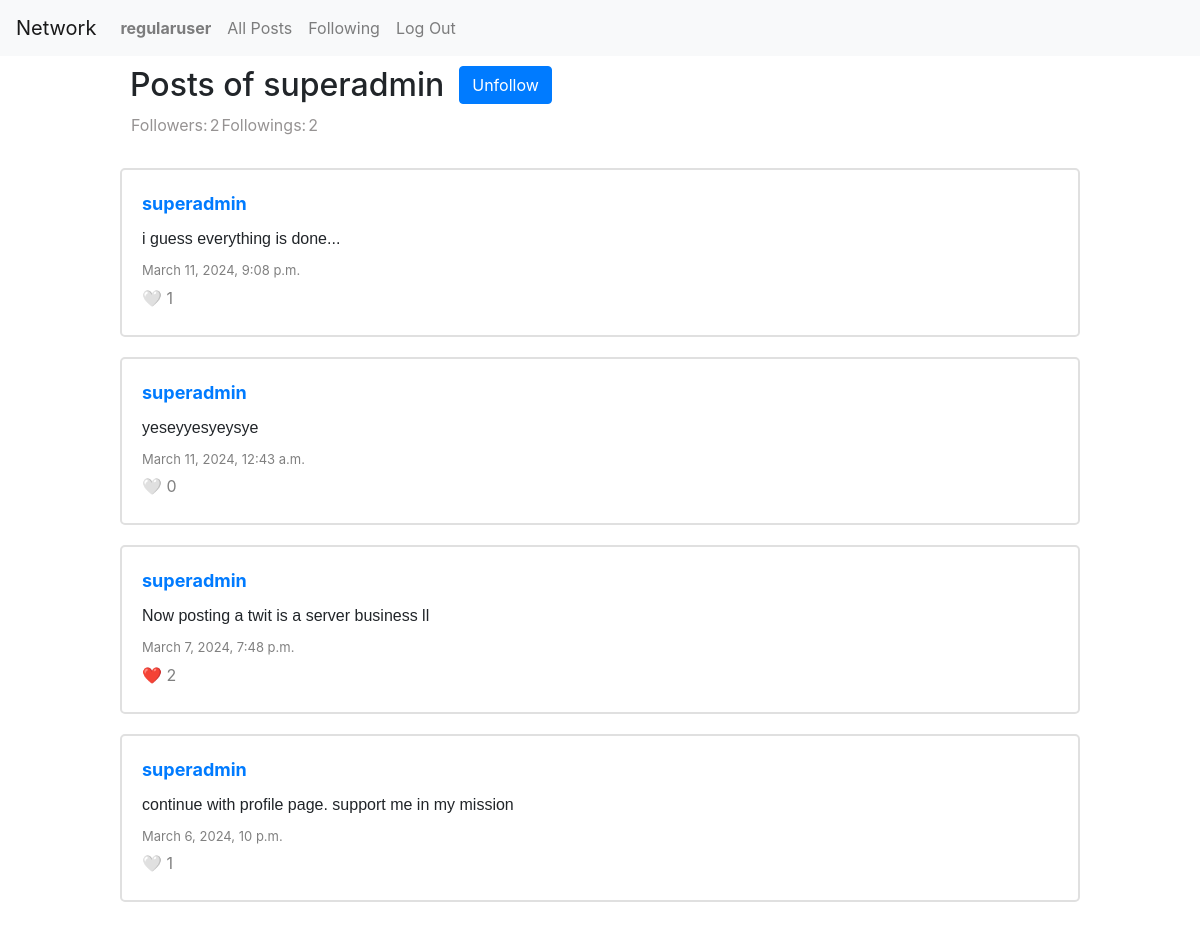
The page /profile/superadmin (signed in) on the database its author committed.
### network/models.py (models this page shows, shortened)
class User(AbstractUser):
    follows = models.ManyToManyField("self", related_name="followed_by", symmetrical=False, blank=True)

class Post(models.Model):
    user = models.ForeignKey("User", on_delete=models.CASCADE, related_name="posts")
    body = models.TextField()
    timestamp = models.DateTimeField(auto_now_add=True)
    likes_count = models.ManyToManyField("User", related_name="likes", blank=True)

### network/views.py (the view)
# urls.py: path("profile/<str:profile>", views.profile, name="profile"),
def profile(request, profile):
    follower = User.objects.get(username=profile)
    following = User.objects.all().filter(follows=request.user)
    if request.method == "POST":
        if "edit-post" in request.POST:
            data = json.loads(request.POST["document"])
            existed_posts = [i.id for i in Post.objects.filter(user=request.user)]
            if data["author"] == request.user.username and int(data["id"]) in existed_posts and data["body"] != Post.objects.get(pk=int(data["id"])).body:
                existed_post = Post.objects.get(pk=int(data["id"]))
                existed_post.body = data["body"]
                existed_post.save(update_fields=["body"])
                return JsonResponse({"message": "Post was successfully updated!"}, status=201)
            return JsonResponse({"message": "Canceled"}, status=201)
        else:
            data = json.loads(request.body)
            follows = data.get("follower")
            if follows and request.user not in follower.follows.all():
                follower.follows.add(request.user)
                return JsonResponse({"message": f"You have followed to {profile}"}, status=201)
            elif not follows and request.user in follower.follows.all():
                follower.follows.remove(request.user)
                return JsonResponse({"message": f"You have unfollowed from {profile}"}, status=201)
    elif request.method == "PUT":
        return save_like(request)
    else:
        posts_q = Post.objects.all().order_by("-timestamp").filter(user=User.objects.get(username=profile))
        paginator = Paginator(posts_q, 10)
        page_number = request.GET.get("page")
        posts = paginator.get_page(page_number)
        return render(request, "network/profile.html", {
            "posts": posts,
            "profile": profile,
            "followers": follower.follows.all(),
            "followings": following,
        })

### network/templates/network/profile.html (shortened to what this page needs)
{% extends "network/layout.html" %}
{% block body %}
    <div id="twitts">
        <div class="profile-header">
            <div class="header-h2">
                <h2>Posts of {{ profile }}</h2>
                {% if user.is_authenticated and profile != user.username %}
                    <form method="post">
                        {% if user in followers %}
                            <input type="submit" id="follow" class="btn btn-primary" value="Unfollow">
                        {% else %}
                            <input type="submit" id="follow" class="btn btn-primary" value="Follow">
                        {% endif %}
                    </form>
                {% endif %}
            </div>
            <div class="followers-info">
                <table>
                    <tr>
                        <td>Followers:</td>
                        <td id="followers-count">{{ followers.count }}</td>
                        <td>Followings:</td>
                        <td id="followings-count">{{ followings.count }}</td>
                    </tr>
                </table>
            </div>
        </div>
        {% for post in posts %}
            <div class="twitt">
                <div class="user"><a href="{% url 'profile' post.user%}">{{ post.user }}</a></div>
                <div class="body-post">{{ post.body }}</div>
                <div class="timestamp">{{ post.timestamp }}</div>
                <form method="put" name="post-like" action="{% url 'profile' post.user %}">
                    <div class="likes">
                        {% if user.is_authenticated %}
                            {% if user in post.likes_count.all %}
                                <button type="submit" class="like-post" data-post-id="{{ post.id }}" data-liked="true">❤️</button>
                            {% else %}
                                <button type="submit" class="like-post" data-post-id="{{ post.id }}" data-liked="false">🤍</button>
                            {% endif %}
                        {% else %}
                            <span>❤️</span>
                        {% endif %}
                        <span id="likes-count-{{ post.id }}" class="counter">{{ post.likes_count.all.count }}</span>
                    </div>
                </form>
            </div>
        {% empty %}
            <div class="empty-div">
                Nothing to see here :|
            </div>
        {% endfor %}
    </div>
{% endblock %}

### network/templates/network/layout.html (shortened to what this page needs)
{% load static %}
<!DOCTYPE html>
<html lang="en">
    <head>
        <link rel="stylesheet" href="https://stackpath.bootstrapcdn.com/bootstrap/4.4.1/css/bootstrap.min.css">
        <link href="{% static 'network/styles.css' %}" rel="stylesheet">
    </head>
    <body>
        <nav class="navbar navbar-expand-lg navbar-light bg-light">
            <a class="navbar-brand" href="{% url 'index' %}">Network</a>
            <div>
              <ul class="navbar-nav mr-auto">
                {% if user.is_authenticated %}
                    <li class="nav-item">
                        <a class="nav-link" href="{% url 'profile' user %}"><strong>{{ user.username }}</strong></a>
                    </li>
                {% endif %}
                <li class="nav-item">
                  <a class="nav-link" href="{% url 'index' %}">All Posts</a>
                </li>
                {% if user.is_authenticated %}
                    <li class="nav-item">
                        <a class="nav-link" href="{% url 'following' %}">Following</a>
                    </li>
                    <li class="nav-item">
                        <a class="nav-link" href="{% url 'logout' %}">Log Out</a>
                    </li>
                {% endif %}
              </ul>
            </div>
          </nav>
        <div class="body">
            {% block body %}
            {% endblock %}
        </div>
    </body>
</html>

### network/static/network/styles.css (style rules this page uses)
#twitts { display: grid; }
.header-h2 { display: inline-flex; }
.twitt { border: 2px solid #e0e0e0; padding: 20px; margin: 10px; border-radius: 5px; width: 80%; justify-self: center; }
.body-post { margin-bottom: 10px; font-size: medium; font-family:'Trebuchet MS', 'Lucida Sans Unicode', 'Lucida Grande', 'Lucida Sans', Arial, sans-serif; }
.timestamp { color: grey; font-size: small; }
.like-post { background: none; border: none; padding: 0; }
.counter { color: grey; }
.user { margin-bottom: 10px; }
.user a { font-weight: bold; font-size: large; }
.likes { margin-bottom: 5px; margin-top: 5px; }
.profile-header { padding: 10px; padding-bottom: 0; margin-bottom: 0; vertical-align: bottom; width: 80%; justify-self: center; }
.profile-header input[type="submit"] { margin-left: 15px; }
.followers-info table { color: #969393; margin-top: 0; margin-bottom: 20px; }

### rows shown on the page
User: username "regularuser"
User: username "superadmin"
Post: user "superadmin", body "i guess everything is done...", timestamp "March 11, 2024, 9:08 p.m.", likes_count.all.count "1"
Post: user "superadmin", body "yeseyyesyeysye", timestamp "March 11, 2024, 12:43 a.m.", likes_count.all.count "0"
Post: user "superadmin", body "Now posting a twit is a server business ll", timestamp "March 7, 2024, 7:48 p.m.", likes_count.all.count "2"
Post: user "superadmin", body "continue with profile page. support me in my mission", timestamp "March 6, 2024, 10 p.m.", likes_count.all.count "1"

### other values the page prints
{{ followers.count }} "2"
{{ followings.count }} "2"
